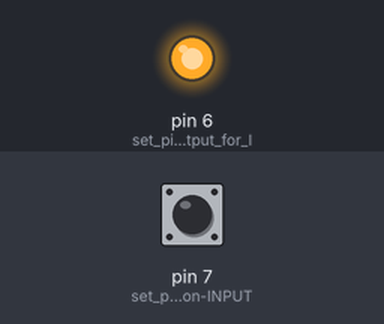
Bench run of a sketch on a simulated Arduino Uno, built with avr-gcc and run on an emulated ATmega328P. On the bench: output pins drawn as LEDs (lit = HIGH). Dashed ring = blinking. The test bench sets the inputs (shaded band); at power-on: pin 7 (set_pin_7_as_button-INPUT) LOW.

Above: at 0.8 s.
0.9 s: pin 7 (set_pin_7_as_button-INPUT) pulled HIGH for 0.15 s
At 1.7 s:
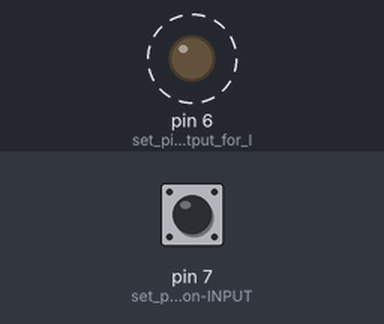
Timing chart, 0 to 10.0 s (numbered marks = the images above; inputs shaded):
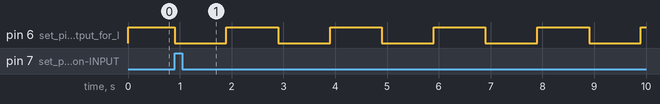

Measured:
- after the input at 0.9 s, pin 6 (set_pin_6_as_output_for_l): alternates HIGH for 1.0 s and LOW for 1.0 s, starting at once

The sketch:

4-2_Kontrollstrukturen_Programm-Block.ino
```cpp
// 4.2 Kontrollstrukturen: Programm-Block
// Solution by philipprogramm
//
// Pins
// 7: button-module
// 6: rgb-module pin 1 (blue)

void setup(){
    pinMode(7, INPUT); // set pin 7 as button-INPUT
    pinMode(6, OUTPUT); // set pin 6 as output for led-module
    digitalWrite(6, HIGH); // turn led on
    while(digitalRead(7) == LOW){}; // while button isn't pressed, this will run
}
void loop(){
    digitalWrite(6, LOW);  // blink
    delay(1000);
    digitalWrite(6, HIGH);
    delay(1000);
}
```
